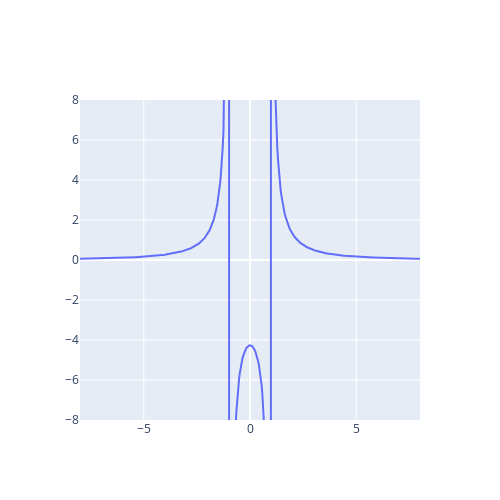

This figure's notebook cell:
### Code cell
import plotly.graph_objects as go
import numpy as np

trace = go.Scatter(x=np.linspace(-8, 8, 501), y=1/(x**2+49/64-1))

fig = go.Figure(data=[trace])

fig.update_layout(
    yaxis_range=[-8,8]
)

fig.update_layout(
    width=500,
    height=500)

# Show the plot
fig.show()

### Figure 1 — Plotly figure (JSON) as saved in the notebook; plotly's stock layout.template omitted (floating-point values rounded to 4 significant figures; data arrays with more than 128 entries replaced by an {"elided": "..."} marker saying what was removed)
{"data": [{"type": "scatter", "x": {"elided": "501 float values"}, "y": {"elided": "501 float values"}}], "layout": {"height": 500, "width": 500, "yaxis": {"range": [-8, 8]}}}
